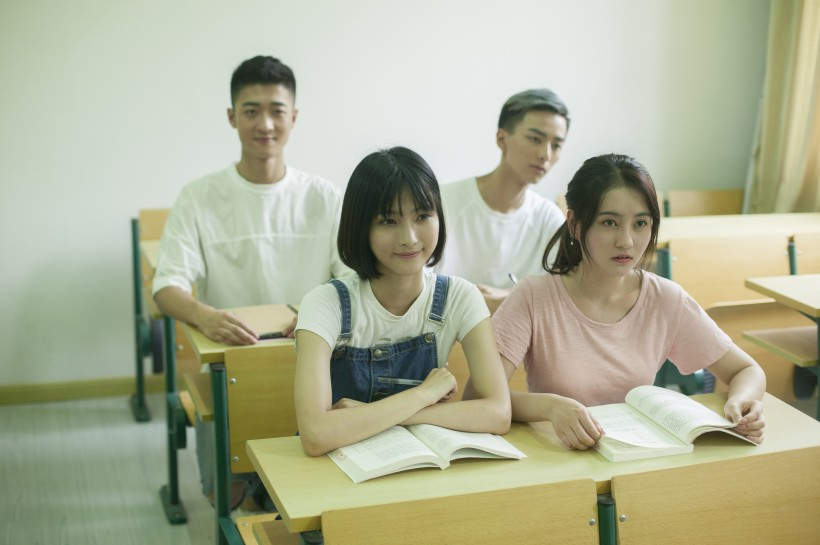
%> input picture faces/N101Monday_1_2.jpg, 820 x 545 px
$ octave --eval "result = face_collection('faces/N101Monday_1_2.jpg');"   (GNU Octave 9; MATLAB toolbox functions it lacks are replaced by stand-ins)
%> lines starting %> are read from the running program, lines starting %| are printed output that depends on the picture; in (x1, y1, x2, y2) boxes, pixels count from 0 and x2, y2 are one past the last pixel; in counts of white or black regions, pixels touching at a corner belong together; the program's own positions count from 1
function numObjects = face_collection(imagePath)
%> called with imagePath = 'faces/N101Monday_1_2.jpg'
    % 读取图像
    image = imread(imagePath);
%> image is the input picture: size 545x820x3 uint8; mean R, G, B 173, 175.6, 149.5

    % 图像预处理
    grayImage = rgb2gray(image);
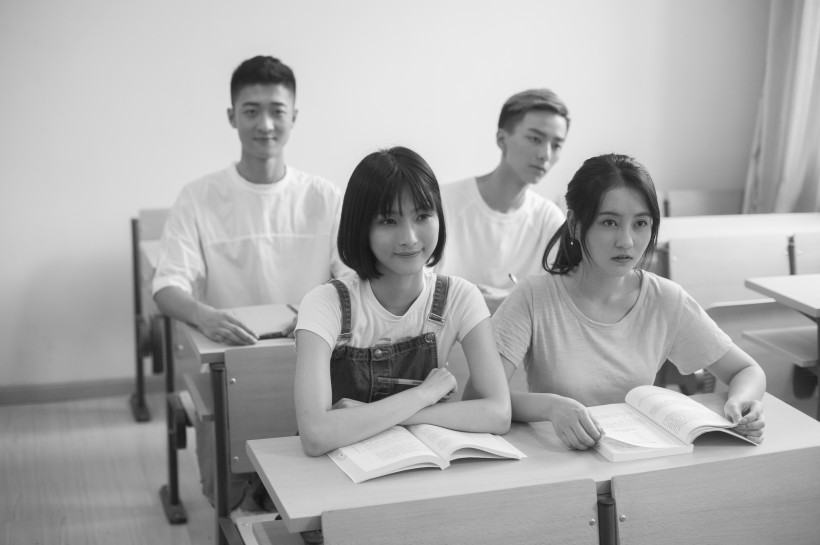
%> grayImage: size 545x820 uint8; min 16, max 253, mean 171.9
    binaryImage = imbinarize(grayImage);
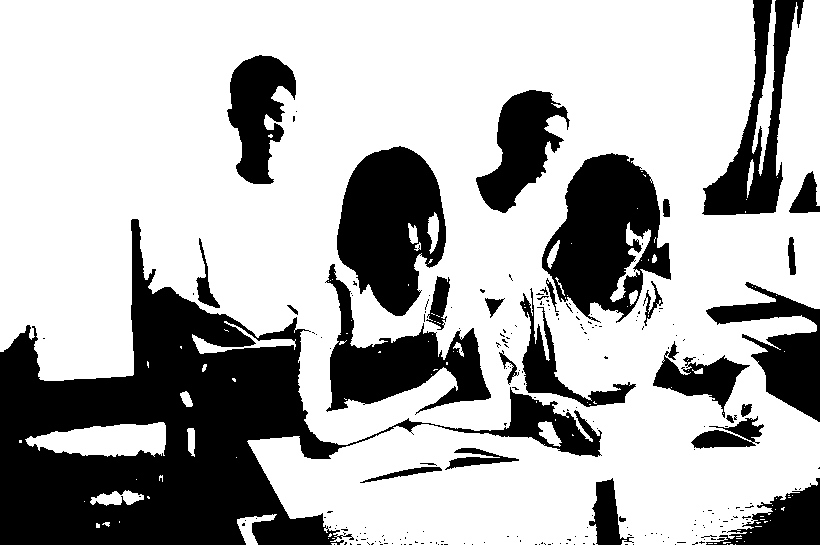
%> binaryImage: size 545x820 logical; 69.4% white; 224 black regions (194 under 20 px), largest, box (x1, y1, x2, y2) and area: (0, 219, 602, 545) 60514, (542, 153, 671, 323) 13089, (337, 146, 446, 316) 12512

    % 形态学处理
    se1 = strel('disk', 13); % 结构元素大小为13
    se2 = strel('disk', 4); % 结构元素大小为4
    binaryImage = imopen(binaryImage, se1); % 开运算
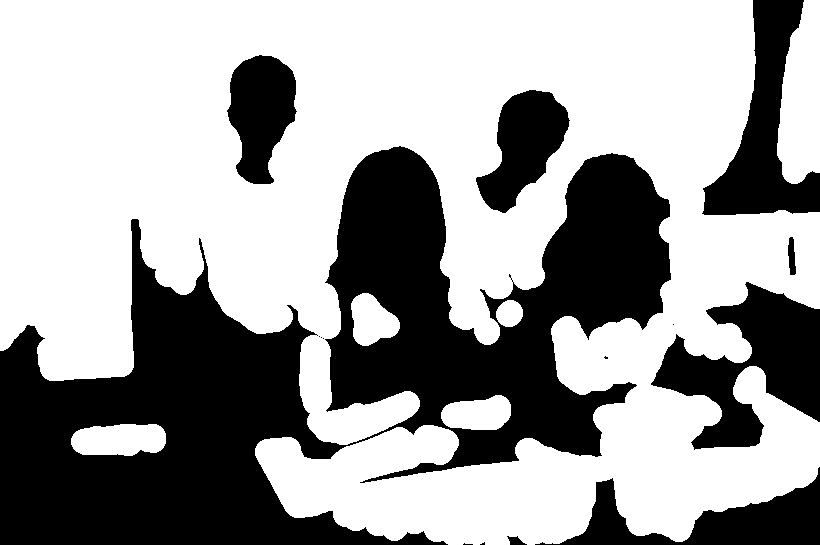
%> binaryImage: size 545x820 logical; 62.4% white; 15 black regions (7 under 20 px), largest, box (x1, y1, x2, y2) and area: (0, 146, 671, 545) 122658, (651, 282, 820, 450) 13632, (702, 0, 820, 215) 10731
    binaryImage = imclose(binaryImage, se2); % 闭运算
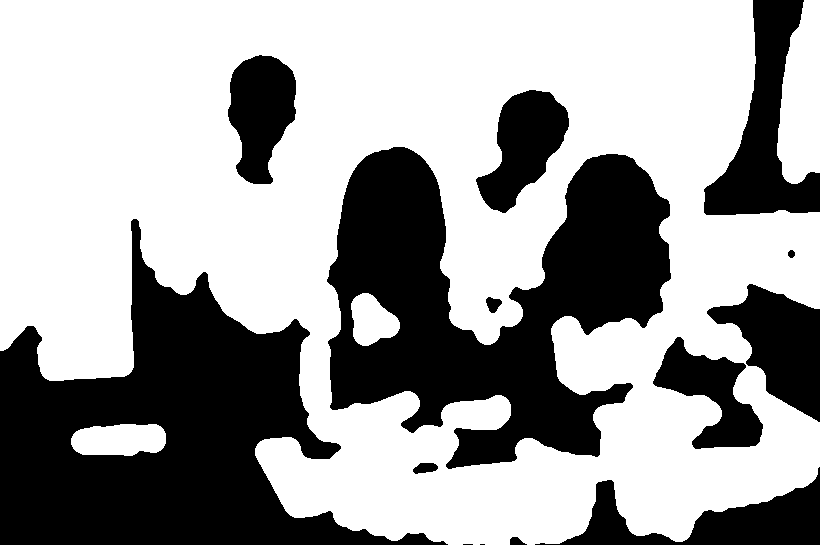
%> binaryImage: size 545x820 logical; 62.7% white; 14 black regions (2 under 20 px), largest, box (x1, y1, x2, y2) and area: (0, 219, 448, 545) 62870, (327, 147, 671, 469) 58444, (704, 0, 820, 215) 10716

    % 标记对象并计数
    cc = bwconncomp(binaryImage);
%> cc = 4 connected components

    % 过滤小目标
    minObjectSize = 100; % 设定最小目标大小
    numObjects = 0;
    for i = 1:cc.NumObjects
        if numel(cc.PixelIdxList{i}) > minObjectSize
            numObjects = numObjects + 1;
        end
    end
%> this loop made 4 passes
%> `result = face_collection('faces/N101Monday_1_2.jpg');`: result = 4
end

$ run again, on faces/N102Monday_3_4.jpg
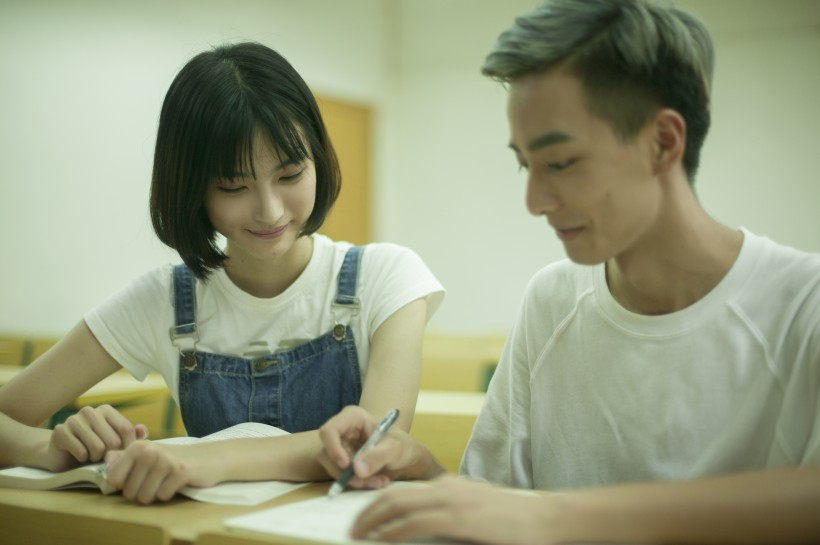
%> input picture faces/N102Monday_3_4.jpg, 820 x 545 px
%> in face_collection, image is the input picture: size 545x820x3 uint8; mean R, G, B 149, 154.6, 125.5
%> in face_collection, `grayImage = rgb2gray(image);`:
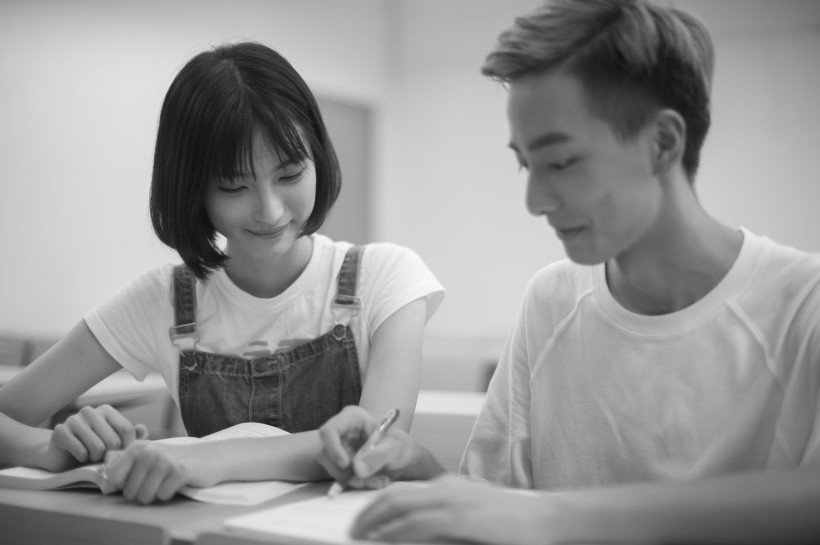
%> grayImage: size 545x820 uint8; min 15, max 249, mean 149.6
%> in face_collection, `binaryImage = imclose(binaryImage, se2);`:
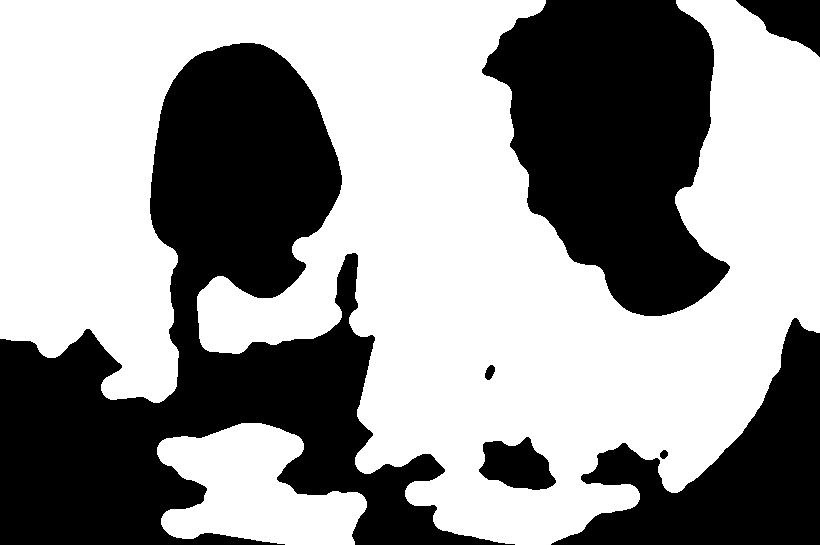
%> binaryImage: size 545x820 logical; 59.3% white; 7 black regions, largest, box (x1, y1, x2, y2) and area: (0, 43, 515, 545) 98950, (482, 0, 730, 316) 51860, (551, 318, 820, 545) 25583
%> cc = 2 connected components
%> the loop in face_collection, `for i = 1:cc.NumObjects` made 2 passes
%> numObjects on passes 1 to 2: 1, 2
%> result = 2

$ run again, on faces/N103Monday_5_6.jpg
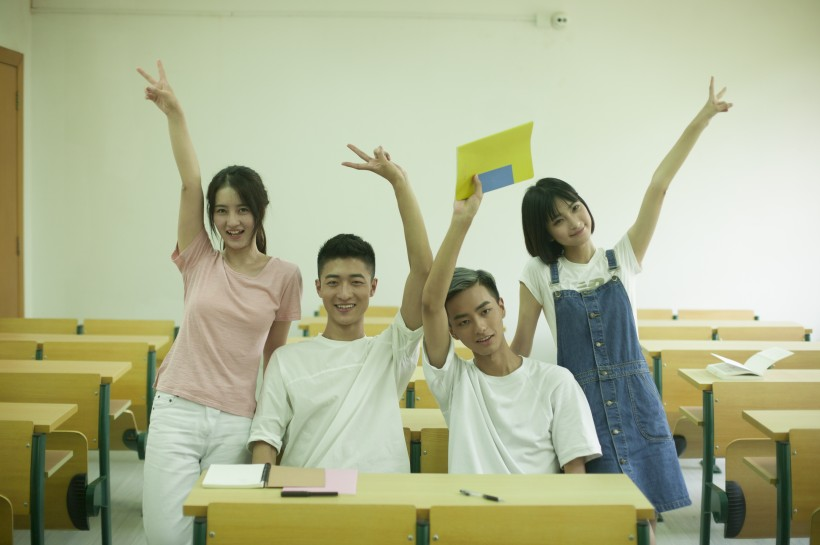
%> input picture faces/N103Monday_5_6.jpg, 820 x 545 px
%> in face_collection, image is the input picture: size 545x820x3 uint8; mean R, G, B 174.7, 179.7, 146.5
%> in face_collection, `grayImage = rgb2gray(image);`:
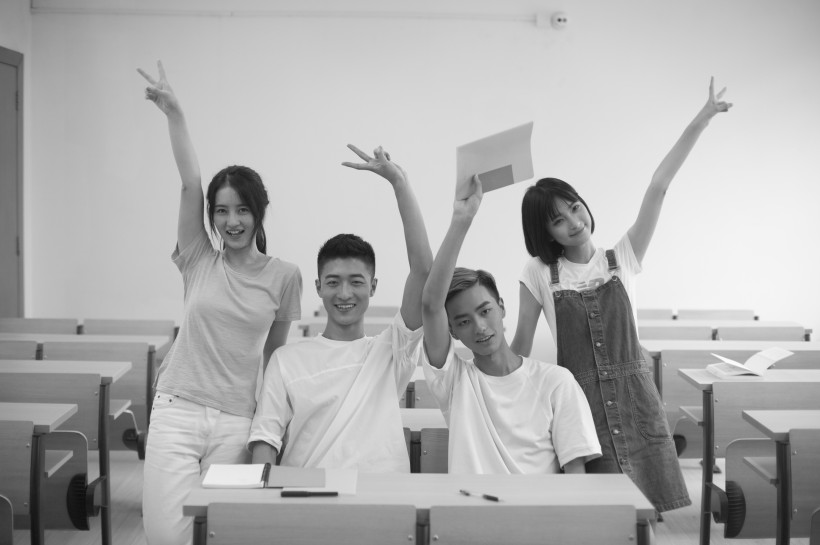
%> grayImage: size 545x820 uint8; min 12, max 254, mean 174.4
%> in face_collection, `binaryImage = imclose(binaryImage, se2);`:
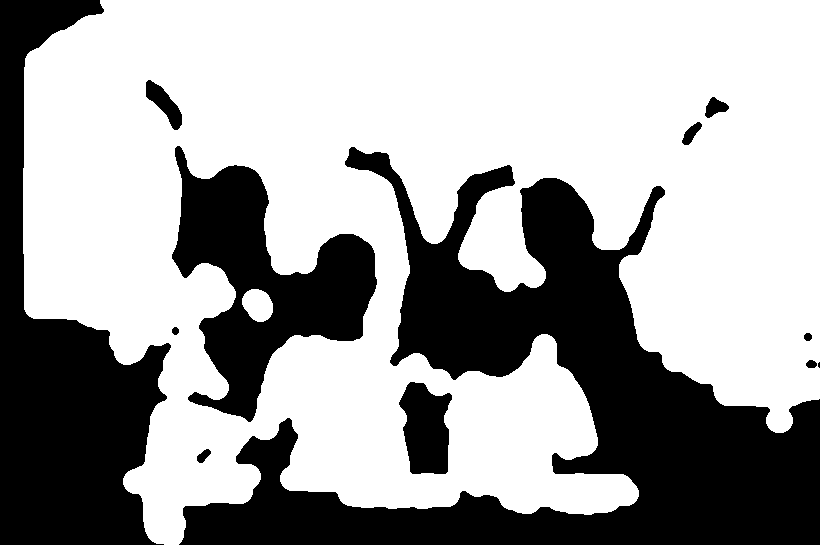
%> binaryImage: size 545x820 logical; 64.5% white; 12 black regions (1 under 20 px), largest, box (x1, y1, x2, y2) and area: (179, 147, 820, 545) 87950, (0, 0, 171, 545) 41799, (172, 146, 377, 422) 23784
%> cc = 2 connected components
%> the loop in face_collection, `for i = 1:cc.NumObjects` made 2 passes
%> numObjects on passes 1 to 2: 1, 2
%> result = 2
